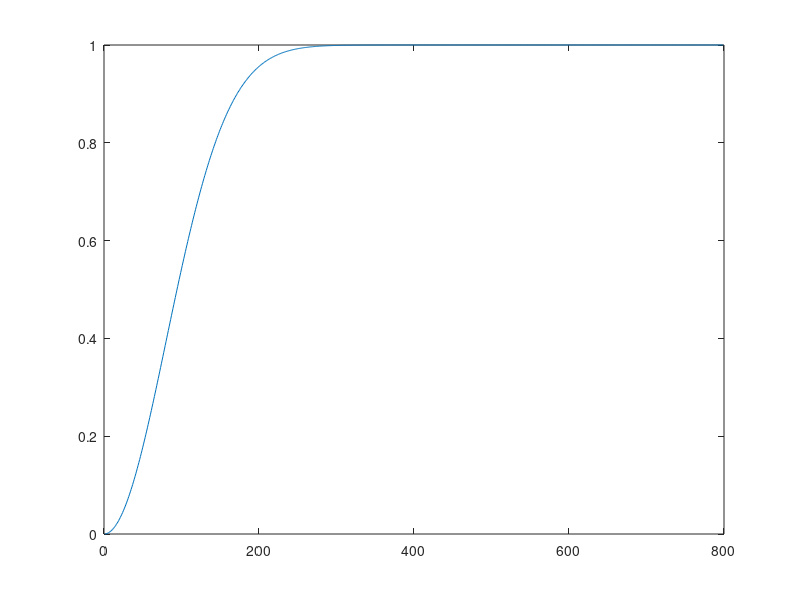

Write the MATLAB code that produced this figure. (Note: this script raises an error after producing the figure.)
%% plot model
clear; clc; close all;
% gaussian function to mask source effect
r=400; % sigma usually equals to 20 times of a grid size
sigma=80; % sigma usually equals to 5 times of a grid size
GaussTemp = ones(1,r*2-1);
for i=1 : r*2-1
    GaussTemp(i) = exp(-(i)^2/(2*sigma^2))/(sigma*sqrt(2*pi));
end
Gauss=GaussTemp;
for i=1 : r*2-1
    Gauss(i) = 1-Gauss(i)./max(GaussTemp);
end
for i=1 : r*2-1
    Gauss(i) = Gauss(i).^1;
end
figure(1);plot(Gauss);
%% read data
data=load('model_true_ascii');
[row column]=size(data);
x_max=max(data(:,1));
z_max=max(data(:,2));
% read source location
source=load('sources.dat');
[nsource,~]=size(source);
%% mask according to the source location

% find topography
x=unique(data(:,1));
[x_num,~]=size(x);
z=zeros(1,x_num);
for i=1:x_num
    z_tmp=zeros(1,100000);
    for j=1:row
        k=1;
        if data(j,1)==x(i)
           z_tmp(k)=data(j,2);
           k=k+1;
        end
    end
	z(i)=max(z_tmp); % z is topography
end

% source depth is defined by topography
for isource=1:nsource
    source_x(isource)=source(isource,1);
    for ix=1:x_num
        dist(ix)=abs(source_x(isource)-x(ix));
    end
    [~,index]=min(dist);
    source_z(isource)=z(index);
end

% set mask (source depth is defined by topography)
mask=zeros(row,column-1,nsource);
for isource=1:nsource
    for irow=1:row
        dist=sqrt((source_x(isource)-data(irow,1)).^2+(source_z(isource)-data(irow,2)).^2);
        if dist<=2*r-2
            mask(irow,5,isource)=Gauss(round(dist+1));
        else
            mask(irow,5,isource)=1;
        end
    end
end
mask_final=squeeze(mask(:,:,1));
for isource=2:nsource
    mask_final=mask_final.*squeeze(mask(:,:,isource));
end

%% output new ascii model file

filename = sprintf('./mask.dat');
fid=fopen(filename,'w');
for i=1:row	
    fprintf(fid,'%f %f %f %f %f\n',data(i,1),data(i,2),mask_final(i,5),mask_final(i,5),mask_final(i,5));
end
fclose(fid);

